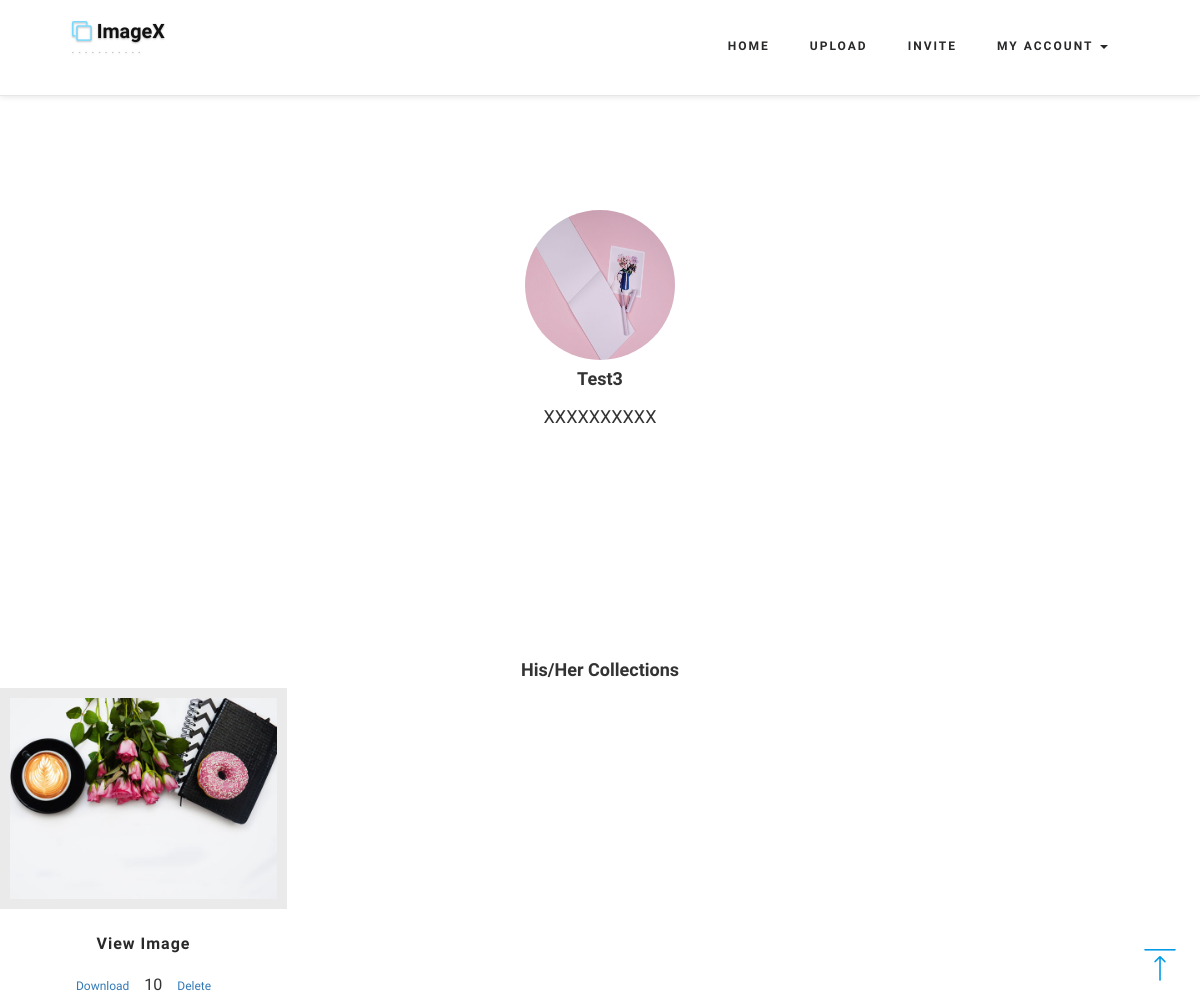
Page /myaccount/ (signed in) on the committed database.
### mainApp/models.py (models this page shows, shortened)
class Member(AbstractUser):
	avatar = models.ImageField(upload_to='avatars/',validators=[validate_file_extension], blank=True)
	self_description = models.TextField(max_length=30,blank=True)
	class Meta(AbstractUser.Meta):
		pass

class Image(models.Model):
	title = models.CharField(max_length=30, blank=True)
	description = models.TextField(max_length=150, blank=True)
	image = models.ImageField(upload_to='images/',validators=[validate_file_extension])
	uploadtime = models.DateField(auto_now_add=True)
	tag = models.ManyToManyField(Tag, blank=True) #Tags of the image, related to tag model
	category = models.ForeignKey(Category, null=True, blank=True, on_delete=models.CASCADE) #Category of the image, related to category model
	owner = models.ForeignKey(Member, on_delete=models.CASCADE, blank=True) #temporary use for demo
	like_stats=models.IntegerField(default=0)
	download_stats=models.IntegerField(default=0)
	popularity=models.IntegerField(default=0)
	likeby = models.ManyToManyField(Member, related_name ='likeby', blank=True)

### mainApp/views.py (the view)
# urls.py: url(r'^myaccount/',views.myaccount, name='myaccount'),
@login_required
def myaccount(request):
    try:
        image_found = Image.objects.filter(owner=request.user)
    except ObjectDoesNotExist:
        image_found = None
    context={
      'image_found': image_found
    }
    return render(request, 'myaccount.html', context)

### mainApp/templates/myaccount.html (shortened to what this page needs)
<!DOCTYPE html>
<html>
<head>
{% load staticfiles %}
</head>
<body>
{% if user.is_authenticated %}
  {% include 'base_login.html' %}
{% else %}
  {% include 'base.html' %}
{% endif %}
<div class="banner_bottom">
  <div class="testimonials" id="testimonials">
      <div class="carousel-inner" >
        <div class="item active">
          <div class="person">
            {% if user.avatar %}
              <center><img src="{{ user.avatar.url }}" alt="" style="width:150px;height:150px;" class="img-circle"></center>
            {% endif %}
            <h3><strong>{{ user.username }}</strong></h3>
            <h5>{{ user.self_description }}</h5>
        </div>
      </div>
    </div>
  </div>
</div>
<div class="banner_bottom">
  <div class="container">
  <h3><strong>His/Her Collections</strong></h3>
  </div>
    {% if image_found %}
    {% for img in image_found %}
    <ul class="portfolio-area">
          <li class="portfolio-item2" data-id="id-0" data-type="cat-item-4">
            <div>
              <span class="image-block block2 img-hover">
              <a class="image-zoom" href="{{img.image.url}}" rel="prettyPhoto[gallery]">
                  <img src="{{img.image.url}}" class="img-responsive" alt="">
                  <div class="port-info">
                    <h5>View Image</h5>
                  </div>
              </a>
              </span>
           <a href="{% url 'download_images' img_pk=img.id %}" type ="submit" class="btn btn-sm btn-outline-primary" id="download_image" name="download_image">Download
                </a>
            {{img.download_stats}}
            <a href="{% url 'delete' img_pk=img.id %}" type="submit" class="btn btn-sm btn-outline-primary" name="delete" onclick="return confirm('Are you sure you want to delete this image?')">Delete</a>
            </div>
            </div>
        {% endfor %}
      {% else %}
        <p> No results! </p>
      {% endif %}
    <a href="#home" class="scroll" id="toTop" style="display: block;"> </a>
  </body>
  </html>

### mainApp/static/css/style.css (style rules this page uses)
html, body { margin: 0; font-size: 100%; background: #fff; font-family: 'Raleway', sans-serif; }
body a { text-decoration: none; transition: 0.5s all; -webkit-transition: 0.5s all; -moz-transition: 0.5s all; -o-transition: 0.5s all; -ms-transition: 0.5s all; }
h1, h2, h3, h4, h5, h6 { margin: 0; font-family: 'Raleway', sans-serif; font-size: large; line-height: 1cm; }
ul { margin: 0; padding: 0; }
.banner_bottom { padding: 7em 0; text-align: center; text-transform: capitalize; }
#toTop { display: none; text-decoration: none; position: fixed; bottom: 20px; right: 2%; overflow: hidden; z-index: 999; width: 32px; height: 32px; border: none; text-indent: 100%; background: url(../images/top_move.png) no-repeat 0px 0px; }
@media (max-width:1440px) { .banner_bottom,.works,.banner_bottom,.blog_sec,.tesimonials { padding:6em 0; } }

### mainApp/static/css/prettyPhoto.css (style rules this page uses)
.image-block { display: block; position: relative; }
.image-block img { background: #FFFFFF; padding: 10px; }
span.image-block.block2 img { background: #eaeaea; }
.portfolio-area li { float: left; margin: 0 12px 0px 0; overflow: hidden; width: 363px; }
.port-info { background: #fff; padding: 0.5em 1em; transition: 0.5s all; -webkit-transition: 0.5s all; -moz-transition: 0.5s all; -o-transition: 0.5s all; -ms-transition: 0.5s all; }
.port-info h5 { color: #292929; font-size: 1.1em; font-weight: 700; letter-spacing: 1px; margin-top: 0.5em; }
@media (max-width:1440px) { .portfolio-area li { float: left; margin: 0 12px 0px 0; overflow: hidden; width: 325px; } }
@media (max-width:1366px) { .portfolio-area li { float: left; margin: 0 12px 0px 0; overflow: hidden; width: 307px; } }
@media (max-width:1280px) { .portfolio-area li { float: left; margin: 0 12px 0px 0; overflow: hidden; width: 287px; } }
@media (max-width:1280px) { .port-info h5 { font-size: 1em; } }

### rows in the picture
Member: avatar (picture), username "Test3", self_description "XXXXXXXXXX"
Image: image (picture), download_stats "10"
